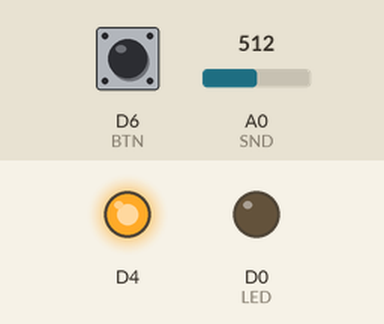
Recording of a sketch running on a simulated ESP8266 (NodeMCU). Shown: output pins drawn as LEDs (lit = HIGH). The test bench sets the inputs (shaded band); at power-on: D6 (BTN) LOW, A0 (SND) = 512. WiFi joins after 1.5 s; servers stay silent unless stated; what the sketch prints to the serial monitor is not drawn.

Above: at 3.7 s.
3.8 s: D6 (BTN) pulled HIGH for 1 s
At 4.75 s:
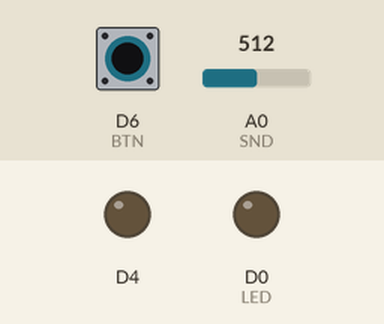
At 5.1 s:
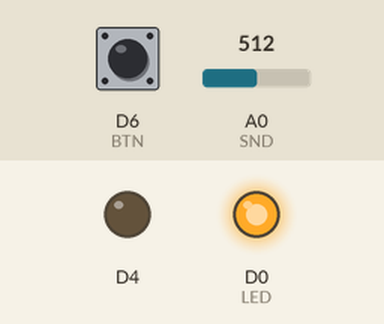
6.3 s: D6 (BTN) pulled HIGH for 3.2 s
At 8.2 s:
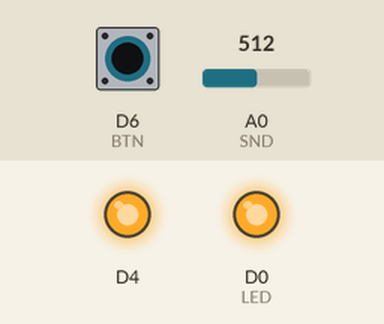
Timing chart, 0 to 9.7 s (numbered marks = the images above; inputs shaded):
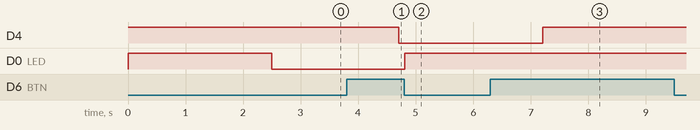

The sketch:

sketch.ino
```cpp
#include <ESP8266WiFi.h>
#include <WiFiClient.h>
#include <ESP8266WebServer.h>
#include <ESP8266HTTPClient.h>

#define LED D0
#define BTN D6
#define SND A0

#define THRESHOLD_VALUE 300
#define OUTPUT_SPEED_IN_BODS 115200

#define SENDED_STEPS_AMOUNT 60
#define SENDED_STEP_MS 1000
#define SHOWED_STEP_MS 100
#define READED_STEP_MS 10

#define TOUCH_SENSOR_LOOP_STEP_MS 100
#define TOUCH_SENSOR_ACTIVATION_TIME_MS 1000

#define SOUND_LOOP_STEP 10

#define BACKEND_ADRESS "http://gabno.herokuapp.com/history"

#define _SSID "vk.com/ilfirin_tiuru"
#define PASSWORD "sdcd0113"

bool isOn = false;

void connectToWifi()
{
  WiFi.mode(WIFI_OFF);
  delay(1000);
  WiFi.mode(WIFI_STA);

  WiFi.begin(_SSID, PASSWORD);
  Serial.println("");

  Serial.print("Connecting");
  while (WiFi.status() != WL_CONNECTED)
  {
    delay(500);
    Serial.print(".");
  }

  Serial.println("");
  Serial.print("Connected to ");
  Serial.println(_SSID);
  Serial.print("IP address: ");
  Serial.println(WiFi.localIP());
}

void setup() {
  pinMode(LED, OUTPUT);
  pinMode(BTN, INPUT);
  pinMode(D4, OUTPUT);
  digitalWrite(D4, HIGH);
  digitalWrite(LED, HIGH);

  Serial.begin(OUTPUT_SPEED_IN_BODS);

  connectToWifi();
  digitalWrite(LED, LOW);
}

void indicateSoundLevel(int lvl)
{
  digitalWrite(LED, lvl > THRESHOLD_VALUE ? HIGH : LOW);
}

void sendValues(int values[SENDED_STEPS_AMOUNT])
{
  Serial.println("Sending data...");
  HTTPClient http;
  String postData;
  postData += "[";
  for (int i = 0; i != SENDED_STEPS_AMOUNT - 1; i++)
  {
    postData += String(values[i]) + ",";
  }
  postData += String(values[SENDED_STEPS_AMOUNT - 1]) + "]";
  http.begin(BACKEND_ADRESS);
  http.addHeader("Content-Type", "text-plain");
  Serial.println(postData);
  int httpCode = http.POST(postData);

  /*String payload = http.getString();
  Serial.println(httpCode);
  Serial.println(payload);*/

  http.end();
}

void switchLedOn() { digitalWrite(D4, LOW); }
void switchLedOff() { digitalWrite(D4, HIGH); }

/*         Sound recording loop       */
int values[SENDED_STEPS_AMOUNT];
int valuePointer = 0;
int showingCounter = 0;
int recordingCounter = 0;
int lastReadingTime = -READED_STEP_MS;

int recordedValue = 0;
int sendedValue = 0;

void resetRecorded()
{
  valuePointer = 0;
  showingCounter = 0;
  recordingCounter = 0;
  lastReadingTime = -READED_STEP_MS;
  recordedValue = 0;
  sendedValue = 0;
}

void record()
{
  int recorded = analogRead(SND);
  if (recorded > recordedValue)
  {
    recordedValue = recorded;
  }
  recordingCounter += 1;
  if (recordingCounter >= SHOWED_STEP_MS / READED_STEP_MS)
  {
    recordingCounter = 0;
    indicateSoundLevel(recordedValue);
    if (recordedValue > sendedValue)
    {
      sendedValue = recordedValue;
    }
    recordedValue = 0;
    showingCounter += 1;
    if (showingCounter >= SENDED_STEP_MS / SHOWED_STEP_MS)
    {
      Serial.println(String(valuePointer) + " :: " + String(sendedValue));
      showingCounter = 0;
      values[valuePointer] = sendedValue;
      sendedValue = 0;
      valuePointer += 1;
      if (valuePointer >= SENDED_STEPS_AMOUNT)
      {
        valuePointer = 0;
        sendValues(values);
      }
    }
  }
}

void soundLoop()
{
  if (millis() - lastReadingTime  >= READED_STEP_MS)
  {
    lastReadingTime = millis();
    if (isOn)
    {
      record();
    }
  }
}

/*        Touch sensor loop        */
int touchSensorLastRead = -TOUCH_SENSOR_LOOP_STEP_MS;
int touchSensorState = 0;
void activationTouchSensorLoop()
{
  if (millis() - touchSensorLastRead >= TOUCH_SENSOR_LOOP_STEP_MS)
  {
    touchSensorLastRead = millis();
    touchSensorState = digitalRead(BTN) == 1 ? touchSensorState + 1 : 0;
    if (touchSensorState == TOUCH_SENSOR_ACTIVATION_TIME_MS / TOUCH_SENSOR_LOOP_STEP_MS)
    {
      isOn = !isOn;
      if (isOn) switchLedOn();
      else
      {
        switchLedOff();
        resetRecorded();
      }
    }
  }
}

/*      Main loop      */
void loop() {
  activationTouchSensorLoop();
  soundLoop();
}
```

Measured:
- after the input at 3.8 s, D4: HIGH → LOW after 0.91 s; D0 (LED): LOW → HIGH after 1.0 s
- after the input at 6.3 s, D4: LOW → HIGH after 0.91 s
